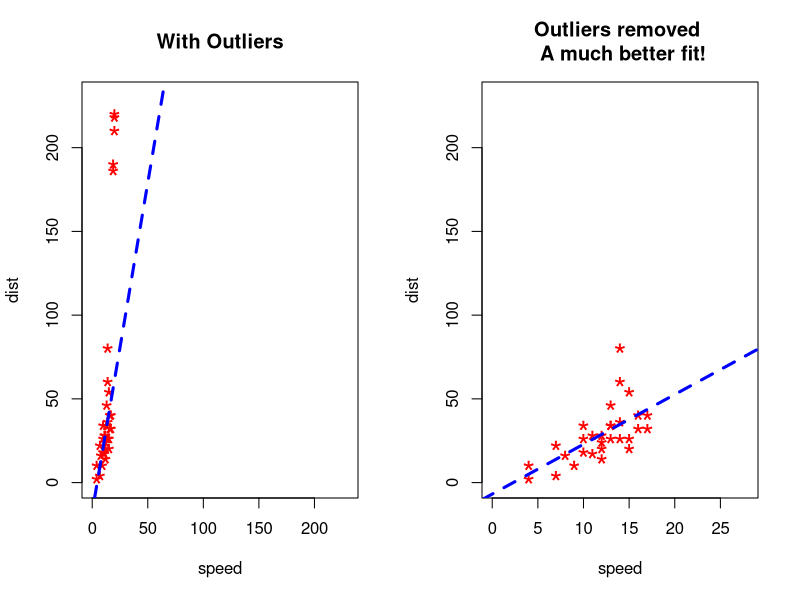

This chart was generated by the following R code:
#Outlier Examples
#Cars dataset built into RStudio

cars1=cars[1:30,]#first 30 rows of the original cars dataset
str(cars)
head(cars1)

#Now we will introduct some additional data points that are outliers
cars_outliers=data.frame(speed=c(19,19,20,20,20),dist=c(190,186,210,220,218))
#Introduce the outliers

head(cars_outliers)

cars2=rbind(cars1,cars_outliers)
help(par)

par(mfrow=c(1,2))
plot(cars2$speed,cars2$dist,xlim=c(0,230),ylim=c(0,230),main="With Outliers",xlab="speed",ylab="dist",pch="*",col="red",cex=2)
#Chagning cex changes the size of the points
abline(lm(dist~speed,data=cars),col="blue",lwd=3,lty=2)

#Plot of original data without outliers, Note the change in slope (angle) of best fit line
plot(cars1$speed,cars1$dist,xlim=c(0,28),ylim=c(0,230),main="Outliers removed \n A much better fit!",xlab="speed",ylab="dist",pch="*",col="red",cex=2)
abline(lm(dist~speed,data=cars1),col="blue",lwd=3,lty=2)
